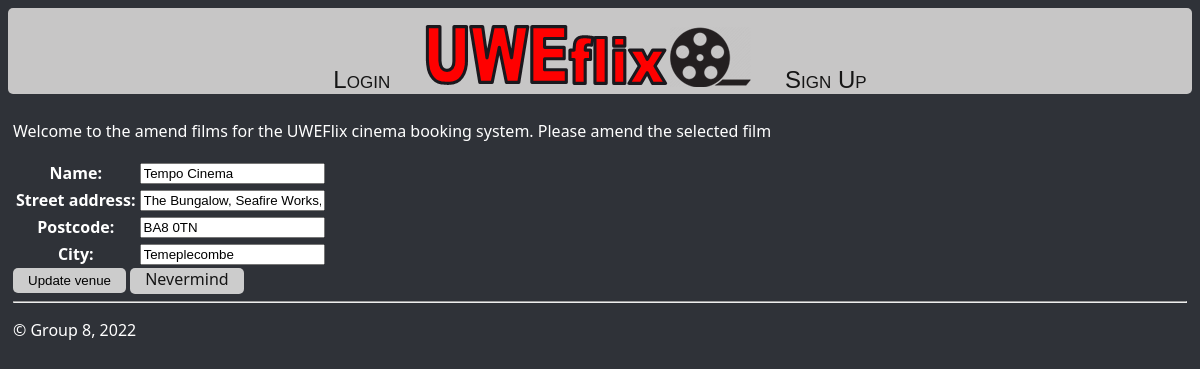
The app's page /amendVenues/e1d57afb4d99433e846fc18e02b62540 with its own data.
### uweflix/models.py (models this page shows, shortened)
class Venue(models.Model):
    venue_id = models.UUIDField(primary_key=True, default=uuid.uuid4, editable=False, unique=True)
    name =  models.CharField(max_length=25)
    street_address = models.CharField(max_length=100)
    postcode = models.CharField(max_length=8)
    city = models.CharField(max_length=20)

### uweflix/views.py (the view)
# urls.py: path("amendVenues/<venue_id>", views.amendVenue, name="amendVenues"),
def amendVenue(request, venue_id):
    venue = Venue.objects.get(pk=venue_id)
    form = addVenueForm(request.POST or None, instance=venue)
    if form.is_valid():
        form.save()
        return redirect("allVenues")
    else:
        return render(request, "uweflix/amendVenues.html", {"Venue": venue, "form": form})

### uweflix/forms.py
class addVenueForm(ModelForm):
        class Meta:
                model = Venue
                fields = ("name","street_address", "postcode", "city",) #
                widgets = {
                'name': TextInput(attrs={
                'class': "addVenueForm",
                'style': 'max-width: 300px;',
                'placeholder': 'Venue name'
                }),
                'street_address': TextInput(attrs={
                'class': "addVenueForm",
                'style': 'max-width: 300px;',
                'placeholder': 'Full address'
                }),'postcode': TextInput(attrs={
                'class': "addVenueForm",
                'style': 'max-width: 300px;',
                'placeholder': 'Eg BS16 1WE'
                }),
                'city': TextInput(attrs={
                'class': "addVenueForm",
                'style': 'max-width: 300px;',
                'placeholder': 'Eg Bristol'
                })
        }

### uweflix/templates/uweflix/amendVenues.html (shortened to what this page needs)
{% extends "uweflix/layout.html" %}
{% block content %}
<p>Welcome to the amend films for the UWEFlix cinema booking system. Please amend the selected film</p>
<form method="POST" class="updateVenue">
    <table class="addingForms">
    {{ form }}
    </table>
    <input type="submit" value="Update venue">
    <a class = "nevermindButton" href="{% url 'allVenues' %}">Nevermind</a>
    </form>
{% endblock %}

### uweflix/static/uweflix/site.css (style rules this page uses)
.body { background-color: #2F3238; color: white; }
.addingForms { vertical-align: top; }
.amendButtons, .deleteButtons, .cinemaAdminButtons, input[type=submit] { background-color: #c7c6c6; }
input[type=submit] { padding:5px 15px; background:#ccc; border:0 none; cursor:pointer; -webkit-border-radius: 5px; border-radius: 5px; }
.nevermindButton { padding: 0px 15px 4px; color : #151515; background:#ccc; border:0 none; cursor:pointer; -webkit-border-radius: 5px; border-radius: 5px; text-decoration: none; }

### records on screen
Venue: name "Tempo Cinema", street_address "The Bungalow, Seafire Works,", postcode "BA8 0TN", city "Temeplecombe"
